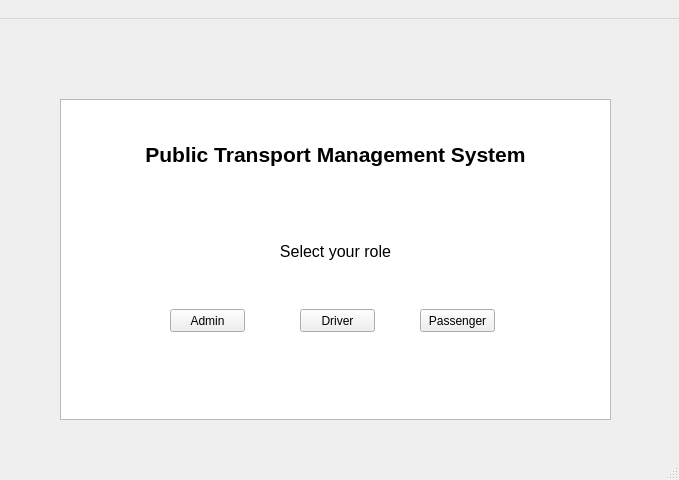
<?xml version="1.0" encoding="UTF-8"?>
<ui version="4.0">
 <class>MainWindow</class>
 <widget class="QMainWindow" name="MainWindow">
  <property name="geometry">
   <rect>
    <x>0</x>
    <y>0</y>
    <width>679</width>
    <height>480</height>
   </rect>
  </property>
  <property name="windowTitle">
   <string>Homepage</string>
  </property>
  <widget class="QWidget" name="centralwidget">
   <widget class="QTextBrowser" name="homepage">
    <property name="geometry">
     <rect>
      <x>60</x>
      <y>80</y>
      <width>551</width>
      <height>321</height>
     </rect>
    </property>
    <property name="html">
     <string>&lt;!DOCTYPE HTML PUBLIC &quot;-//W3C//DTD HTML 4.0//EN&quot; &quot;http://www.w3.org/TR/REC-html40/strict.dtd&quot;&gt;
&lt;html&gt;&lt;head&gt;&lt;meta name=&quot;qrichtext&quot; content=&quot;1&quot; /&gt;&lt;style type=&quot;text/css&quot;&gt;
p, li { white-space: pre-wrap; }
&lt;/style&gt;&lt;/head&gt;&lt;body style=&quot; font-family:'MS Shell Dlg 2'; font-size:8.25pt; font-weight:400; font-style:normal;&quot;&gt;
&lt;p align=&quot;center&quot; style=&quot;-qt-paragraph-type:empty; margin-top:0px; margin-bottom:0px; margin-left:0px; margin-right:0px; -qt-block-indent:0; text-indent:0px;&quot;&gt;&lt;br /&gt;&lt;/p&gt;
&lt;p align=&quot;center&quot; style=&quot;-qt-paragraph-type:empty; margin-top:0px; margin-bottom:0px; margin-left:0px; margin-right:0px; -qt-block-indent:0; text-indent:0px; font-size:16pt; font-weight:600;&quot;&gt;&lt;br /&gt;&lt;/p&gt;
&lt;p align=&quot;center&quot; style=&quot; margin-top:0px; margin-bottom:0px; margin-left:0px; margin-right:0px; -qt-block-indent:0; text-indent:0px;&quot;&gt;&lt;span style=&quot; font-size:16pt; font-weight:600;&quot;&gt;Public Transport Management System&lt;/span&gt;&lt;/p&gt;
&lt;p align=&quot;center&quot; style=&quot;-qt-paragraph-type:empty; margin-top:0px; margin-bottom:0px; margin-left:0px; margin-right:0px; -qt-block-indent:0; text-indent:0px; font-size:16pt; font-weight:600;&quot;&gt;&lt;br /&gt;&lt;/p&gt;
&lt;p align=&quot;center&quot; style=&quot;-qt-paragraph-type:empty; margin-top:0px; margin-bottom:0px; margin-left:0px; margin-right:0px; -qt-block-indent:0; text-indent:0px; font-size:16pt; font-weight:600;&quot;&gt;&lt;br /&gt;&lt;/p&gt;
&lt;p align=&quot;center&quot; style=&quot;-qt-paragraph-type:empty; margin-top:0px; margin-bottom:0px; margin-left:0px; margin-right:0px; -qt-block-indent:0; text-indent:0px; font-size:16pt; font-weight:600;&quot;&gt;&lt;br /&gt;&lt;/p&gt;
&lt;p align=&quot;center&quot; style=&quot; margin-top:0px; margin-bottom:0px; margin-left:0px; margin-right:0px; -qt-block-indent:0; text-indent:0px;&quot;&gt;&lt;span style=&quot; font-size:12pt;&quot;&gt;Select your role&lt;/span&gt;&lt;/p&gt;&lt;/body&gt;&lt;/html&gt;</string>
    </property>
   </widget>
   <widget class="QPushButton" name="adminbtn">
    <property name="geometry">
     <rect>
      <x>170</x>
      <y>290</y>
      <width>75</width>
      <height>23</height>
     </rect>
    </property>
    <property name="text">
     <string>Admin</string>
    </property>
   </widget>
   <widget class="QPushButton" name="passgrbtn">
    <property name="geometry">
     <rect>
      <x>420</x>
      <y>290</y>
      <width>75</width>
      <height>23</height>
     </rect>
    </property>
    <property name="text">
     <string>Passenger</string>
    </property>
   </widget>
   <widget class="QPushButton" name="driverbtn">
    <property name="geometry">
     <rect>
      <x>300</x>
      <y>290</y>
      <width>75</width>
      <height>23</height>
     </rect>
    </property>
    <property name="text">
     <string>Driver</string>
    </property>
   </widget>
  </widget>
  <widget class="QMenuBar" name="menubar">
   <property name="geometry">
    <rect>
     <x>0</x>
     <y>0</y>
     <width>679</width>
     <height>21</height>
    </rect>
   </property>
   <widget class="QMenu" name="menuhomepage">
    <property name="title">
     <string> </string>
    </property>
    <addaction name="separator"/>
   </widget>
   <addaction name="menuhomepage"/>
  </widget>
  <widget class="QStatusBar" name="statusbar"/>
 </widget>
 <resources/>
 <connections/>
</ui>
